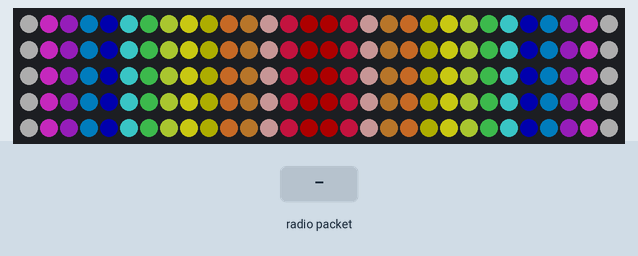
Simulated run of this sketch. Board: Arduino Uno, built with avr-gcc and run on an emulated ATmega328P. Shown: 150 RGB LEDs in strip order, left to right, continuing on the next row. The test bench sets the inputs (shaded band). Dim RGB values are drawn brighter than linear; no radio packets arrive unless stated.

Above: at 0.03 s.
At 1.2 s:
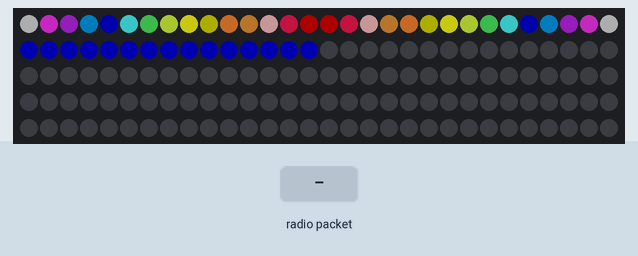
1.3 s: radio packet "1" arrives
At 2.3 s:
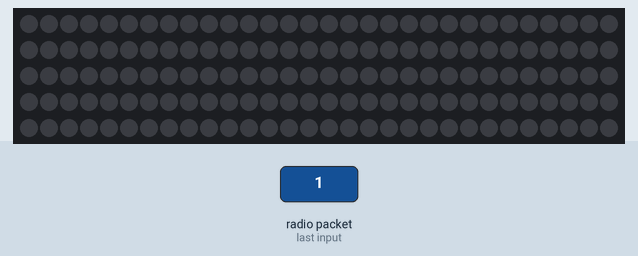
Timing chart, 0 to 4.3 s (numbered marks = the images above; inputs shaded):
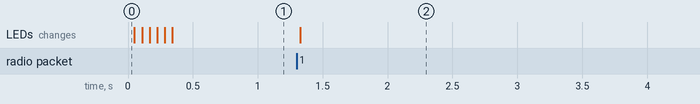

Measured:
- after the input at 1.3 s, the LEDs: change at once (image 2)

The sketch:

Table.ino
```cpp
#include <SPI.h>
#include <nRF24L01.h>
#include <RF24.h>
#include <Adafruit_NeoPixel.h>
#ifdef __AVR__
  #include <avr/power.h>
#endif

const byte PIN = 2;
//const byte PIR = 3;
//const byte echo = 4;
//const byte trig = 5;
RF24 radio(7, 8); // CE, CSN


Adafruit_NeoPixel strip = Adafruit_NeoPixel(150, PIN, NEO_GRB + NEO_KHZ800);
byte pixelsID[15][10];

const byte address[6] = "00001";

const byte color[15][3] =
{
  {128,0,0},  {230,25,75},  {250,190,190},{170,110,40}, {245,130,48},
  {128,128,0},{255,255,25}, {210,245,60}, {60,180,75},  {70,240,240},
  {0,0,128},  {0,130,200},  {145,30,180}, {240,50,230}, {128,128,128}
};
const byte maroon = 0; const byte red = 1; const byte pink = 2; const byte brown = 3; const byte orange = 4;
const byte olive = 5; const byte yellow = 6; const byte lime = 7; const byte green = 8; const byte cyan = 9;
const byte navy = 10; const byte blue = 11; const byte purple = 12; const byte magnenta = 13; const byte grey = 14;

const byte letters[52][5] =
{
  {96, 148, 252, 0, 0}, {255, 136, 112, 0, 0},  {112, 136, 136, 0, 0},      {112, 136, 255, 0, 0},  {248, 164, 152, 0, 0},
  {254, 9, 1, 0, 0},    {152, 164, 248, 0, 0},  {255, 16,  224, 0, 0},      {250, 0, 0, 0, 0},      {128, 122, 0, 0, 0},
  {255, 40, 208, 0, 0}, {255, 128, 0, 0, 0},    {240, 8, 240, 8, 240},      {240, 8, 240, 0, 0},    {112, 136, 112, 0, 0},
  {252, 20, 8, 0, 0},   {8, 20, 252, 0, 0},     {240, 8, 0, 0, 0},          {144, 168, 72,  0, 0},  {126, 132, 0, 0, 0},
  {240, 128, 240, 0, 0},{112, 128, 112, 0, 0},  {120, 128, 96,  128, 120},  {216, 32, 216, 0, 0},   {184, 160, 248, 0, 0},
  {200, 168, 152, 0, 0},
  {254, 9, 9, 254, 0},    {255, 137, 118, 0, 0},    {126, 129, 129, 0, 0},    {255, 129, 126, 0, 0},  {255, 137, 129, 0, 0},
  {255, 9, 1, 0, 0},      {126, 129, 145, 113, 0},  {255, 16, 16, 255, 0},    {129, 255, 129, 0, 0},  {129, 127, 1, 0, 0},
  {255, 16,  40, 199, 0}, {255, 128, 128, 0, 0},    {254, 1, 6, 1, 254},      {255, 4, 8, 255, 0},    {126, 129, 129, 126, 0},
  {255, 17, 14, 0, 0},    {126, 129, 65, 190, 0},   {255, 9, 246, 0, 0},      {134, 137, 113, 0, 0},  {1, 255, 1, 0, 0},
  {127, 128, 128, 127, 0},{31, 96, 128, 96, 31},    {127, 128, 112, 128, 127},{195, 52, 8, 52, 195},  {3, 4, 248, 4, 3},
  {225, 145, 137, 133, 131}

};
const byte a = 0, b = 1,  c = 2,  d = 3,  e = 4,  f = 5,  g = 6,  h = 7,  i = 8,  j = 9,  k = 10, l = 11, m = 12, n = 13, o = 14, p = 15, q = 16, r = 17, s = 18, t = 19, u = 20, v = 21, w = 22, x = 23, y = 24, z = 25;
const byte A = 26,B = 27, C = 28, D = 29, E = 30, F = 31, G = 32, H = 33, I = 34, J = 35, K = 36, L = 37, M = 38, N = 39, O = 40, P = 41, Q = 42, R = 43, S = 44, T = 45, U = 46, V = 47, W = 48, X = 49, Y = 50, Z = 51;

const byte sizeInfo = 9;
byte information[sizeInfo] = {1,1,1,1,1,1,1,1,1};
byte Max[sizeInfo] = {1,1,1,1,1,1,1,1,1};
byte freqCap[8] = {0,0,0,0,0,0,0,0};
unsigned long timerOne = 10000;
unsigned long timerTwo = 10000;
//boolean presence = 0;
byte program = 0;

void setup()
{
  //pinMode(PIR, INPUT);    //Mvt sensor set as input
  //pinMode(echo, INPUT);   //ultrasonic sonic set up
  //pinMode(trig, OUTPUT);

  radio.begin();
  radio.openReadingPipe(0, address);
  radio.setPALevel(RF24_PA_MIN);
  radio.startListening();

  strip.begin();
  strip.setBrightness(50);
  strip.show();
  screenID();
}

void loop()
{
  collectData();
  freqVizual();

  if(information[1] == 0 && information[4] == 0)
  {
    clearScreen();
    while(information[1] == 0)
    {
      collectData();
    }
  }
}

void freqVizual()
{
  for(byte frequency = 0; frequency < sizeInfo; frequency++)
  {
    if(information[frequency] >  Max[frequency])
    {
      Max[frequency] = information[frequency];
    }
  }

  byte adjVolume = min(100,max(adjVolume - 1, byte(float(100*information[sizeInfo-1])/Max[sizeInfo-1])));  //ratio to max volume
  adjVolume = max(20, adjVolume);

  strip.setBrightness(adjVolume);

  byte adjFreq;

  for(byte frequency = 0; frequency < 8; frequency++)
  {
    adjFreq = min(10,byte(float(10*information[frequency])/Max[frequency]));       //ratio to max freq
    freqCap[frequency] = max(freqCap[frequency],adjFreq);

    for(byte horizontal = 2*frequency; horizontal < min(15,2*(frequency+1)); horizontal++)
    {
      for(byte vertical = 0; vertical < 10; vertical++)
      {
        if(vertical == freqCap[frequency])
        {
          strip.setPixelColor(pixelsID[horizontal][vertical], 0, 0, 150);
        }
        else if(vertical <= adjFreq)
        {
          strip.setPixelColor(pixelsID[horizontal][vertical], color[horizontal][0], color[horizontal][1], color[horizontal][2]);
        }
        else
        {
          strip.setPixelColor(pixelsID[horizontal][vertical], 0, 0, 0);
        }
      }
    }
  }
  strip.show();

  if(millis() - 50 > timerOne)
  {
    timerOne = millis();
    for(byte frequency = 0; frequency < 8; frequency++)
    {
      freqCap[frequency] = max(0,freqCap[frequency]-1);
    }
  }
  if(millis() - 10000 > timerTwo)
  {
    timerTwo = millis();
    for(byte frequency = 0; frequency < 8; frequency++)
    {
      Max[frequency] = max(5,Max[frequency]-1);
    }
  }
}

void collectData()
{
  if(radio.available())
  {
    radio.read(&information, sizeof(information));
  }
}

void clearScreen()
{
  for(byte leds = 0; leds < 150; leds++)
  {
    strip.setPixelColor(leds, 0, 0, 0);
  }
  strip.show();
}

void screenID()   //organize pixels id in a (x,y) matrix
{
  for(byte vertical = 0; vertical < 10; vertical++)
  {
    if(vertical%2 == 0)
    {
      for(byte horizontal = 0; horizontal < 15; horizontal++)
      {
        pixelsID[horizontal][vertical] = (vertical+1)*15 - (horizontal+1);
      }
    }
    else
    {
      for(byte horizontal = 0; horizontal < 15; horizontal++)
      {
        pixelsID[horizontal][vertical] = vertical*15 + horizontal;
      }
    }
  }
}
```
